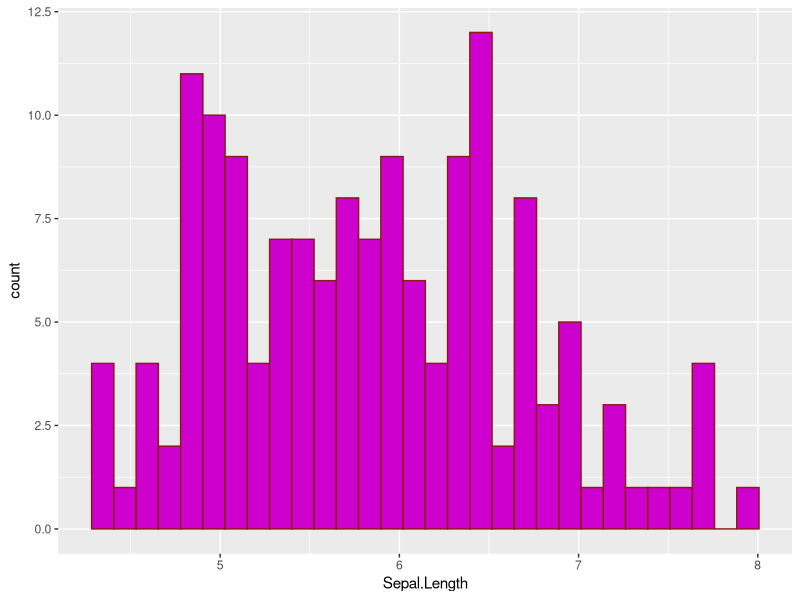

The R source for this figure:
## ---- chunk 1
knitr::opts_chunk$set(echo = TRUE)
library(tidyverse)

## ---- chunk 2
ggplot(iris) +
  aes(x = Sepal.Length ) +
  geom_histogram( color = "firebrick4", fill = "magenta3")
